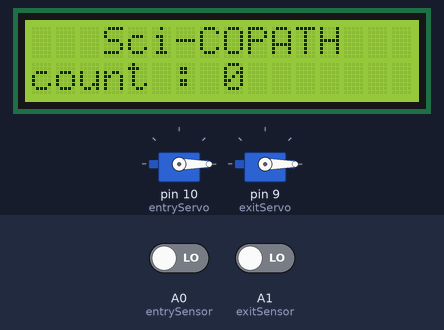
This sketch was run on a simulated Arduino Uno, built with avr-gcc and run on an emulated ATmega328P. Parts: 16×2 character LCD, 2 × servo. The inputs (shaded band) are chosen by the test bench; at power-on: A0 (entrySensor) LOW, A1 (exitSensor) LOW.

Above: at 1.2 s.
1.3 s: A0 (entrySensor) driven HIGH
At 2.2 s:
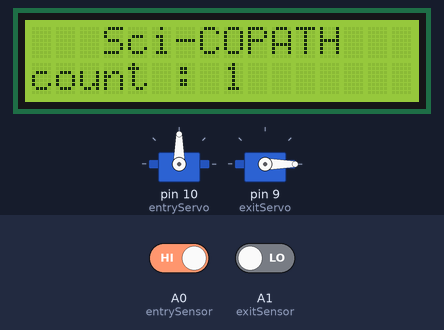
4.3 s: A1 (exitSensor) driven HIGH
At 4.6 s:
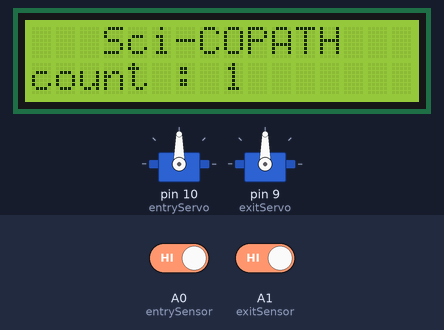
7.3 s: A0 (entrySensor) driven LOW
At 9.6 s:
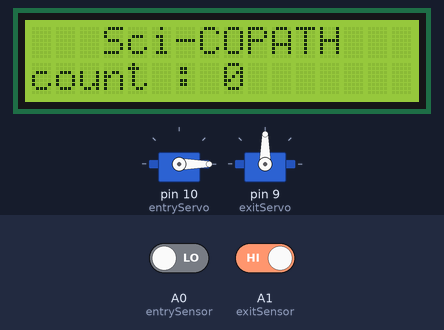
10.3 s: A1 (exitSensor) driven LOW
At 10.8 s:
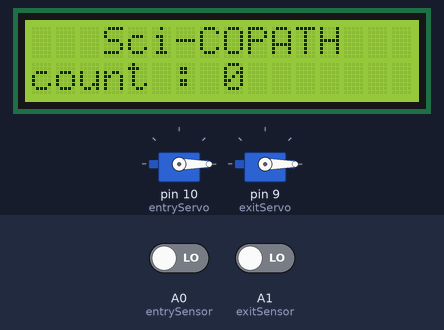
11.8 s: A1 (exitSensor) driven HIGH
At 12.5 s:
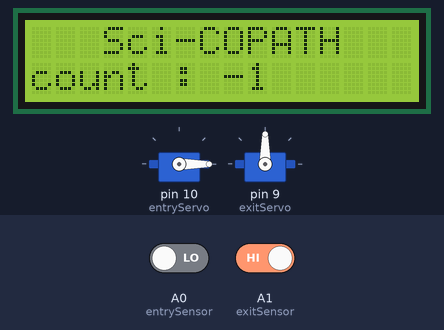
Timing chart, 0 to 14.8 s (numbered marks = the images above; inputs shaded):
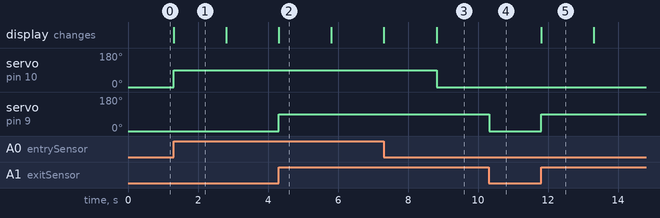

The sketch:

automatic-gate-system.ino
```cpp
#include <LiquidCrystal.h>
#include <Servo.h>
int count=0;
#define LIMIT 5
LiquidCrystal lcd(12, 11, 5, 4, 3, 2);
Servo entryServo,exitServo;
bool entryState,exitState;
#define entrySensor A0
#define exitSensor A1
void setup() {
 lcd.begin(16,2);
 lcd.setCursor(3,0);
 lcd.print("Sci-COPATH");
 lcd.setCursor(0,1);
 lcd.print("count : ");
 lcd.print("0");
 pinMode(entrySensor,INPUT);
 pinMode(exitSensor,INPUT);
 entryServo.attach(10);
 exitServo.attach(9);
 Serial.begin(9600);

}

void loop() {
  if(count==LIMIT){
    lcd.setCursor(0,0);
    lcd.print("  LIMIT EXIST   ");
  }else{
    lcd.setCursor(0,0);
    lcd.print("   Sci-COPATH   ");
  }
  if(digitalRead(entrySensor)==HIGH&&count<LIMIT){
     entryServo.write(90);
     count=count+1;
     lcd.setCursor(0,1);
     lcd.print("count : ");
     lcd.print(count);
     delay(1500);
  }else if(digitalRead(entrySensor)==LOW){
    entryServo.write(0);
  }
  if(digitalRead(exitSensor)==HIGH){
     exitServo.write(90);
     count=count-1;
     lcd.setCursor(0,1);
     lcd.print("count : ");
     lcd.print(count);
     delay(1500);
  }else if(digitalRead(exitSensor)==LOW){
    exitServo.write(0);
  }
} 
```

Measured:
- after the input at 1.3 s, servo on pin 10 (entryServo): 0° → 90° at once; the display: changes at once (image 1)
- after the input at 4.3 s, servo on pin 9 (exitServo): 0° → 90° at once
- after the input at 7.3 s, servo on pin 10 (entryServo): 90° → 0° after 1.5 s; the display: first differs from a run without the input after 1.5 s (image 3)
- after the input at 10.3 s, servo on pin 9 (exitServo): 90° → 0° at once
- after the input at 11.8 s, servo on pin 9 (exitServo): 0° → 90° at once; the display: changes at once (image 5)
- what the display in image 1 shows lasts 1.5 s, from 1.3 s to 2.8 s
